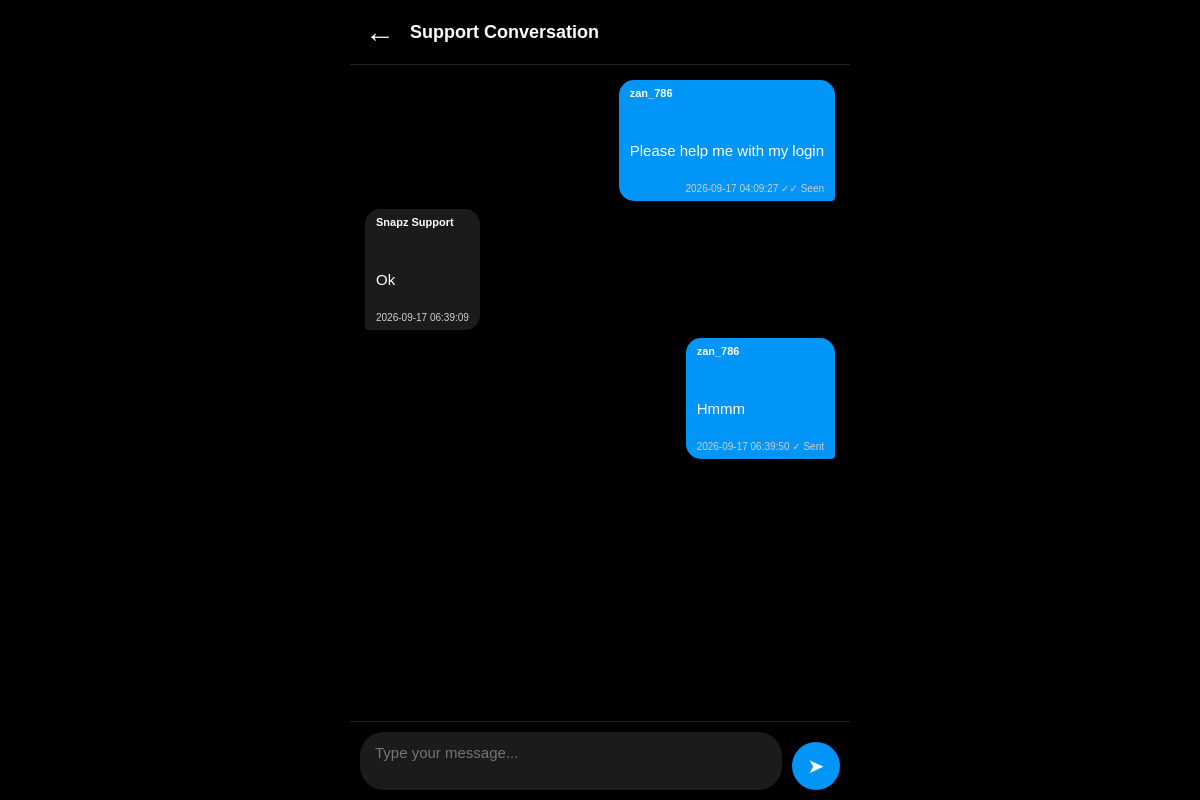
/my_support/2 (signed in), run on the app's committed database.
### tables this page shows
CREATE TABLE support_chat (
    id INTEGER PRIMARY KEY AUTOINCREMENT,
    support_id INTEGER,
    sender TEXT,
    message TEXT,
    created_at DATETIME DEFAULT CURRENT_TIMESTAMP,
    seen INTEGER DEFAULT 0
);

### app.py (the view, shortened to what this page needs)
@app.route("/my_support/<int:support_id>")
def support_chat(support_id):
    if "username" not in session:
        return redirect("/login")
    conn = sqlite3.connect("snapz.db")
    conn.row_factory = sqlite3.Row
    cur = conn.cursor()
    cur.execute("""
        SELECT *
        FROM support_messages
        WHERE id=?
        AND username=?
    """, (
        support_id,
        session["username"]
    ))
    support = cur.fetchone()
    if not support:
        conn.close()
        return "Support Request Not Found"
    cur.execute("""
        UPDATE support_chat
        SET seen=1
        WHERE support_id=?
        AND sender='Snapz Support'
        AND seen=0
    """, (support_id,))
    conn.commit()
    cur.execute("""
        SELECT
            sender,
            message,
            created_at,
            seen
        FROM support_chat
        WHERE support_id=?
        ORDER BY id ASC
    """, (
        support_id,
    ))
    chat = cur.fetchall()
    conn.close()
    return render_template(
        "support_chat.html",
        support=support,
        chat=chat
    )

### app.py (called while the page is built, shortened)
@app.before_request
def check_user_session():
    protected_routes = [
        "home",
        "chat",
        "profile",
        "settings",
        "privacy",
        "login_activity",
    ]
    if request.endpoint not in protected_routes:
        return

@app.context_processor
def inject_appearance():
    if "username" not in session:
        return {}
    conn = sqlite3.connect("snapz.db")
    conn.row_factory = sqlite3.Row
    cur = conn.cursor()
    cur.execute("""
        SELECT
            theme,
            font_size,
            amoled_mode
        FROM users
        WHERE username=?
    """, (session["username"],))
    appearance = cur.fetchone()
    conn.close()
    return dict(appearance=appearance)

### templates/support_chat.html (shortened to what this page needs)
<!DOCTYPE html>
<html>
<head>
</head>
<body>
<div class="container">
<div class="header">
<a
href="/my_support"
class="back">
←
</a>
<div class="title">
Support Conversation
</div>
</div>
<div
class="chat-area"
id="chatArea"
>
{% for msg in chat %}
<div class="chat
{% if msg['sender'] == session['username'] %}
me
{% else %}
other
{% endif %}
">
<div class="bubble">
<div class="sender">
{{ msg["sender"] }}
</div>
<div class="message">
{{ msg["message"] }}
</div>
<div class="time">
{{ msg["created_at"] }}
{% if msg["sender"] == session["username"] %}
{% if msg["seen"] == 1 %}
✓✓ Seen
{% else %}
✓ Sent
{% endif %}
{% endif %}
</div>
</div>
</div>
{% endfor %}
</div>
<div class="footer">
<form method="POST">
<textarea
name="message"
id="messageBox"
placeholder="Type your message..."
required
></textarea>
<button type="submit">
➤
</button>
</form>
</div>
</div>
</body>
</html>

### templates/support_chat.html (style rules this page uses)
* { margin:0; padding:0; box-sizing:border-box; font-family:sans-serif; }
html, body { width:100%; height:100%; background:#000; color:#fff; overflow:hidden; }
.container { width:100%; max-width:500px; height:100dvh; margin:auto; display:flex; flex-direction:column; background:#000; }
.header { height:65px; display:flex; align-items:center; gap:15px; padding:0 15px; border-bottom:1px solid #222; background:#000; flex-shrink:0; }
.back { color:#fff; text-decoration:none; font-size:30px; font-weight:bold; }
.title { font-size:18px; font-weight:bold; }
.chat-area { flex:1 1 auto; min-height:0; overflow-y:auto; overflow-x:hidden; padding:15px; display:flex; flex-direction:column; gap:4px; -webkit-overflow-scrolling:touch; }
.chat { display:flex; width:100%; background:transparent; padding:0; margin-bottom:4px; }
.chat.me { justify-content:flex-end; }
.chat.other { justify-content:flex-start; }
.bubble { display:inline-flex; flex-direction:column; width:max-content; max-width:75%; min-width:0; padding:7px 11px; border-radius:15px; word-break:break-word; align-self:flex-start; }
.chat.me .bubble { align-self:flex-end; background:#0095f6; border-bottom-right-radius:4px; }
.chat.other .bubble { align-self:flex-start; background:#1b1b1b; border-bottom-left-radius:4px; }
.sender { font-size:11px; font-weight:bold; margin-bottom:3px; }
.message { white-space:pre-wrap; line-height:1.3; font-size:15px; }
.time { margin-top:3px; font-size:10px; text-align:right; color:#d0d0d0; }
.footer { border-top:1px solid #222; padding:10px; flex-shrink:0; background:#000; }
form { display:flex; align-items:flex-end; gap:10px; }
textarea { flex:1; min-height:46px; max-height:120px; background:#1b1b1b; color:#fff; border:none; outline:none; resize:none; border-radius:24px; padding:12px 15px; font-size:15px; }
button { width:48px; height:48px; border:none; border-radius:50%; background:#0095f6; color:#fff; font-size:20px; cursor:pointer; }

### data on the page
support_chat: sender "zan_786", message "Please help me with my login", created_at "2026-09-17 04:09:27", seen "✓✓ Seen"
support_chat: sender "Snapz Support", message "Ok", created_at "2026-09-17 06:39:09"
support_chat: sender "zan_786", message "Hmmm", created_at "2026-09-17 06:39:50", seen "✓ Sent"
